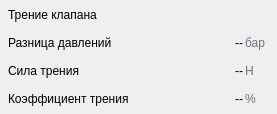
               <widget class="QFrame" name="frame_frictionForce_Section">
                <property name="sizePolicy">
                 <sizepolicy hsizetype="Preferred" vsizetype="Maximum">
                  <horstretch>0</horstretch>
                  <verstretch>0</verstretch>
                 </sizepolicy>
                </property>
                <property name="frameShape">
                 <enum>QFrame::Shape::NoFrame</enum>
                </property>
                <layout class="QGridLayout" name="gridLayout_9">
                 <property name="leftMargin">
                  <number>8</number>
                 </property>
                 <property name="topMargin">
                  <number>8</number>
                 </property>
                 <property name="rightMargin">
                  <number>8</number>
                 </property>
                 <property name="bottomMargin">
                  <number>8</number>
                 </property>
                 <property name="spacing">
                  <number>14</number>
                 </property>
                 <item row="3" column="0">
                  <widget class="QLabel" name="label_frictionPercent">
                   <property name="sizePolicy">
                    <sizepolicy hsizetype="Preferred" vsizetype="Preferred">
                     <horstretch>0</horstretch>
                     <verstretch>0</verstretch>
                    </sizepolicy>
                   </property>
                   <property name="minimumSize">
                    <size>
                     <width>0</width>
                     <height>0</height>
                    </size>
                   </property>
                   <property name="text">
                    <string>Коэффициент трения</string>
                   </property>
                  </widget>
                 </item>
                 <item row="2" column="1">
                  <widget class="QFrame" name="frame_frictionForce_Card">
                   <property name="sizePolicy">
                    <sizepolicy hsizetype="Preferred" vsizetype="Maximum">
                     <horstretch>0</horstretch>
                     <verstretch>0</verstretch>
                    </sizepolicy>
                   </property>
                   <property name="frameShape">
                    <enum>QFrame::Shape::NoFrame</enum>
                   </property>
                   <layout class="QHBoxLayout" name="horizontalLayout_68">
                    <property name="spacing">
                     <number>2</number>
                    </property>
                    <property name="leftMargin">
                     <number>0</number>
                    </property>
                    <property name="topMargin">
                     <number>0</number>
                    </property>
                    <property name="rightMargin">
                     <number>0</number>
                    </property>
                    <property name="bottomMargin">
                     <number>0</number>
                    </property>
                    <item>
                     <widget class="QLabel" name="label_frictionForce_Value">
                      <property name="sizePolicy">
                       <sizepolicy hsizetype="Preferred" vsizetype="Maximum">
                        <horstretch>0</horstretch>
                        <verstretch>0</verstretch>
                       </sizepolicy>
                      </property>
                      <property name="minimumSize">
                       <size>
                        <width>100</width>
                        <height>0</height>
                       </size>
                      </property>
                      <property name="text">
                       <string>--</string>
                      </property>
                      <property name="alignment">
                       <set>Qt::AlignmentFlag::AlignRight|Qt::AlignmentFlag::AlignTrailing|Qt::AlignmentFlag::AlignVCenter</set>
                      </property>
                     </widget>
                    </item>
                    <item>
                     <widget class="QLabel" name="label_frictionForce_Unit">
                      <property name="sizePolicy">
                       <sizepolicy hsizetype="Maximum" vsizetype="Preferred">
                        <horstretch>0</horstretch>
                        <verstretch>0</verstretch>
                       </sizepolicy>
                      </property>
                      <property name="minimumSize">
                       <size>
                        <width>24</width>
                        <height>0</height>
                       </size>
                      </property>
                      <property name="layoutDirection">
                       <enum>Qt::LayoutDirection::LeftToRight</enum>
                      </property>
                      <property name="styleSheet">
                       <string notr="true">color: #6B7280;</string>
                      </property>
                      <property name="text">
                       <string>Н</string>
                      </property>
                      <property name="alignment">
                       <set>Qt::AlignmentFlag::AlignBottom|Qt::AlignmentFlag::AlignLeading|Qt::AlignmentFlag::AlignLeft</set>
                      </property>
                     </widget>
                    </item>
                   </layout>
                  </widget>
                 </item>
                 <item row="1" column="0">
                  <widget class="QLabel" name="label_pressureDifference">
                   <property name="sizePolicy">
                    <sizepolicy hsizetype="Preferred" vsizetype="Preferred">
                     <horstretch>0</horstretch>
                     <verstretch>0</verstretch>
                    </sizepolicy>
                   </property>
                   <property name="minimumSize">
                    <size>
                     <width>0</width>
                     <height>0</height>
                    </size>
                   </property>
                   <property name="text">
                    <string>Разница давлений</string>
                   </property>
                  </widget>
                 </item>
                 <item row="1" column="1">
                  <widget class="QFrame" name="frame_pressureDifference_Card">
                   <property name="sizePolicy">
                    <sizepolicy hsizetype="Preferred" vsizetype="Maximum">
                     <horstretch>0</horstretch>
                     <verstretch>0</verstretch>
                    </sizepolicy>
                   </property>
                   <property name="frameShape">
                    <enum>QFrame::Shape::NoFrame</enum>
                   </property>
                   <layout class="QHBoxLayout" name="horizontalLayout_67">
                    <property name="spacing">
                     <number>2</number>
                    </property>
                    <property name="leftMargin">
                     <number>0</number>
                    </property>
                    <property name="topMargin">
                     <number>0</number>
                    </property>
                    <property name="rightMargin">
                     <number>0</number>
                    </property>
                    <property name="bottomMargin">
                     <number>0</number>
                    </property>
                    <item>
                     <widget class="QLabel" name="label_pressureDifference_Value">
                      <property name="sizePolicy">
                       <sizepolicy hsizetype="Preferred" vsizetype="Maximum">
                        <horstretch>0</horstretch>
                        <verstretch>0</verstretch>
                       </sizepolicy>
                      </property>
                      <property name="minimumSize">
                       <size>
                        <width>100</width>
                        <height>0</height>
                       </size>
                      </property>
                      <property name="text">
                       <string>--</string>
                      </property>
                      <property name="alignment">
                       <set>Qt::AlignmentFlag::AlignRight|Qt::AlignmentFlag::AlignTrailing|Qt::AlignmentFlag::AlignVCenter</set>
                      </property>
                     </widget>
                    </item>
                    <item>
                     <widget class="QLabel" name="label_pressureDifference_Unit">
                      <property name="sizePolicy">
                       <sizepolicy hsizetype="Maximum" vsizetype="Preferred">
                        <horstretch>0</horstretch>
                        <verstretch>0</verstretch>
                       </sizepolicy>
                      </property>
                      <property name="minimumSize">
                       <size>
                        <width>24</width>
                        <height>0</height>
                       </size>
                      </property>
                      <property name="layoutDirection">
                       <enum>Qt::LayoutDirection::LeftToRight</enum>
                      </property>
                      <property name="styleSheet">
                       <string notr="true">color: #6B7280;</string>
                      </property>
                      <property name="text">
                       <string>бар</string>
                      </property>
                      <property name="alignment">
                       <set>Qt::AlignmentFlag::AlignBottom|Qt::AlignmentFlag::AlignLeading|Qt::AlignmentFlag::AlignLeft</set>
                      </property>
                     </widget>
                    </item>
                   </layout>
                  </widget>
                 </item>
                 <item row="3" column="1">
                  <widget class="QFrame" name="frame_frictionPercent_Card">
                   <property name="sizePolicy">
                    <sizepolicy hsizetype="Preferred" vsizetype="Maximum">
                     <horstretch>0</horstretch>
                     <verstretch>0</verstretch>
                    </sizepolicy>
                   </property>
                   <property name="frameShape">
                    <enum>QFrame::Shape::NoFrame</enum>
                   </property>
                   <layout class="QHBoxLayout" name="horizontalLayout_69">
                    <property name="spacing">
                     <number>2</number>
                    </property>
                    <property name="leftMargin">
                     <number>0</number>
                    </property>
                    <property name="topMargin">
                     <number>0</number>
                    </property>
                    <property name="rightMargin">
                     <number>0</number>
                    </property>
                    <property name="bottomMargin">
                     <number>0</number>
                    </property>
                    <item>
                     <widget class="QLabel" name="label_frictionPercent_Value">
                      <property name="sizePolicy">
                       <sizepolicy hsizetype="Preferred" vsizetype="Maximum">
                        <horstretch>0</horstretch>
                        <verstretch>0</verstretch>
                       </sizepolicy>
                      </property>
                      <property name="minimumSize">
                       <size>
                        <width>100</width>
                        <height>0</height>
                       </size>
                      </property>
                      <property name="text">
                       <string>--</string>
                      </property>
                      <property name="alignment">
                       <set>Qt::AlignmentFlag::AlignRight|Qt::AlignmentFlag::AlignTrailing|Qt::AlignmentFlag::AlignVCenter</set>
                      </property>
                     </widget>
                    </item>
                    <item>
                     <widget class="QLabel" name="label_frictionPercent_Unit">
                      <property name="sizePolicy">
                       <sizepolicy hsizetype="Maximum" vsizetype="Preferred">
                        <horstretch>0</horstretch>
                        <verstretch>0</verstretch>
                       </sizepolicy>
                      </property>
                      <property name="minimumSize">
                       <size>
                        <width>24</width>
                        <height>0</height>
                       </size>
                      </property>
                      <property name="layoutDirection">
                       <enum>Qt::LayoutDirection::LeftToRight</enum>
                      </property>
                      <property name="styleSheet">
                       <string notr="true">color: #6B7280;</string>
                      </property>
                      <property name="text">
                       <string>%</string>
                      </property>
                      <property name="alignment">
                       <set>Qt::AlignmentFlag::AlignBottom|Qt::AlignmentFlag::AlignLeading|Qt::AlignmentFlag::AlignLeft</set>
                      </property>
                     </widget>
                    </item>
                   </layout>
                  </widget>
                 </item>
                 <item row="2" column="0">
                  <widget class="QLabel" name="label_frictionForce">
                   <property name="sizePolicy">
                    <sizepolicy hsizetype="Preferred" vsizetype="Preferred">
                     <horstretch>0</horstretch>
                     <verstretch>0</verstretch>
                    </sizepolicy>
                   </property>
                   <property name="minimumSize">
                    <size>
                     <width>0</width>
                     <height>0</height>
                    </size>
                   </property>
                   <property name="text">
                    <string>Сила трения</string>
                   </property>
                  </widget>
                 </item>
                 <item row="0" column="0" colspan="2">
                  <widget class="QLabel" name="label_friction_Title">
                   <property name="text">
                    <string>Трение клапана</string>
                   </property>
                  </widget>
                 </item>
                </layout>
               </widget>
